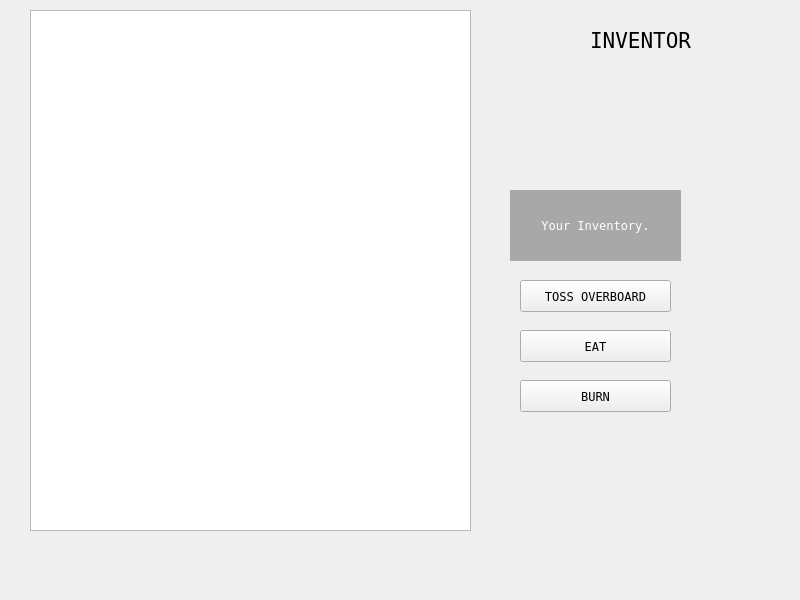
<?xml version="1.0" encoding="UTF-8"?>
<ui version="4.0">
 <class>inv</class>
 <widget class="QWidget" name="inv">
  <property name="geometry">
   <rect>
    <x>0</x>
    <y>0</y>
    <width>800</width>
    <height>600</height>
   </rect>
  </property>
  <property name="windowTitle">
   <string>Form</string>
  </property>
  <widget class="QLabel" name="invLabel">
   <property name="geometry">
    <rect>
     <x>590</x>
     <y>30</y>
     <width>101</width>
     <height>20</height>
    </rect>
   </property>
   <property name="font">
    <font>
     <family>Andale Mono</family>
     <pointsize>16</pointsize>
    </font>
   </property>
   <property name="text">
    <string>INVENTORY</string>
   </property>
  </widget>
  <widget class="QPushButton" name="burnButton">
   <property name="geometry">
    <rect>
     <x>520</x>
     <y>380</y>
     <width>151</width>
     <height>32</height>
    </rect>
   </property>
   <property name="font">
    <font>
     <family>Andale Mono</family>
    </font>
   </property>
   <property name="text">
    <string>BURN</string>
   </property>
  </widget>
  <widget class="QPushButton" name="eatButton">
   <property name="geometry">
    <rect>
     <x>520</x>
     <y>330</y>
     <width>151</width>
     <height>32</height>
    </rect>
   </property>
   <property name="font">
    <font>
     <family>Andale Mono</family>
    </font>
   </property>
   <property name="text">
    <string>EAT</string>
   </property>
  </widget>
  <widget class="QListWidget" name="itemsList">
   <property name="geometry">
    <rect>
     <x>30</x>
     <y>10</y>
     <width>441</width>
     <height>521</height>
    </rect>
   </property>
   <property name="font">
    <font>
     <family>Andale Mono</family>
     <pointsize>14</pointsize>
    </font>
   </property>
  </widget>
  <widget class="QPushButton" name="tossButton">
   <property name="geometry">
    <rect>
     <x>520</x>
     <y>280</y>
     <width>151</width>
     <height>32</height>
    </rect>
   </property>
   <property name="font">
    <font>
     <family>Andale Mono</family>
    </font>
   </property>
   <property name="text">
    <string>TOSS OVERBOARD</string>
   </property>
  </widget>
  <widget class="QLabel" name="warningLabel">
   <property name="geometry">
    <rect>
     <x>510</x>
     <y>190</y>
     <width>171</width>
     <height>71</height>
    </rect>
   </property>
   <property name="font">
    <font>
     <family>Andale Mono</family>
    </font>
   </property>
   <property name="styleSheet">
    <string notr="true">QLabel{ 
				background-color : rgb(168, 168, 168);
				color : rgb(255, 255, 255)
			 }</string>
   </property>
   <property name="text">
    <string>Your Inventory.</string>
   </property>
   <property name="alignment">
    <set>Qt::AlignCenter</set>
   </property>
   <property name="wordWrap">
    <bool>true</bool>
   </property>
  </widget>
 </widget>
 <resources/>
 <connections/>
</ui>
